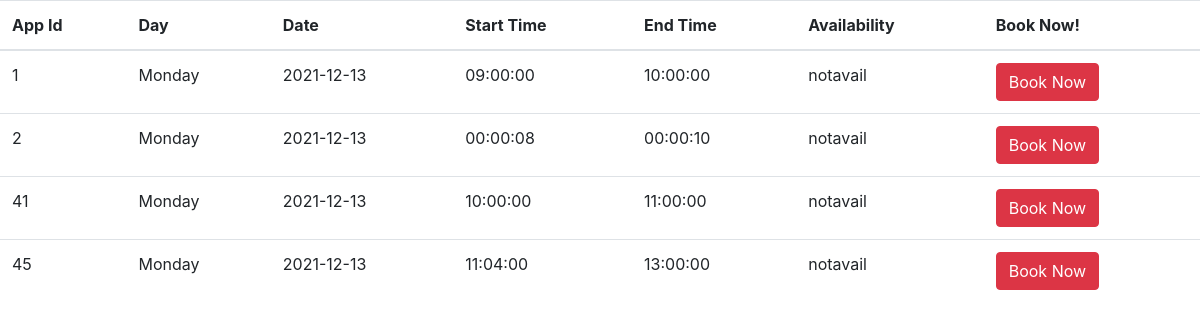
Screenshot of /getschedule.php with the database file from the repository.
### tables this page shows
CREATE TABLE `doctorschedule` (
  `scheduleId` int(11) NOT NULL,
  `scheduleDate` date NOT NULL,
  `scheduleDay` varchar(15) NOT NULL,
  `startTime` time NOT NULL,
  `endTime` time NOT NULL,
  `bookAvail` varchar(10) NOT NULL
);

### getschedule.php (the view, shortened to what this page needs)
<?php
include'connection.php';
$q = '2021-12-13';
$res = mysqli_query($con,"SELECT * FROM doctorschedule WHERE scheduleDate='2021-12-13'");
?>
<!DOCTYPE html>
<html lang="en">
    <head>
        <link href="assets/css/bootstrap.min.css" rel="stylesheet">
    </head>
    <body>
        <?php
        if (mysqli_num_rows($res)==0) {
        echo "<div class='alert alert-danger' role='alert'>Doctor is not available at the moment. Please try again later.</div>";
        } else {
        echo "   <table class='table table-hover'>";
            echo " <thead>";
                echo " <tr>";
                    echo " <th>App Id</th>";
                    echo " <th>Day</th>";
                    echo " <th>Date</th>";
                    echo "  <th>Start Time</th>";
                    echo "  <th>End Time</th>";
                    echo " <th>Availability</th>";
                    echo "  <th>Book Now!</th>";
                echo " </tr>";
            echo "  </thead>";
            echo "  <tbody>";
                while($row = mysqli_fetch_array($res)) {
                ?>
                <tr>
                    <?php
                    if ($row['bookAvail']!='available') {
                    $avail="danger";
                    $btnstate="disabled";
                    $btnclick="danger";
                    } else {
                    $avail="primary";
                    $btnstate="";
                    $btnclick="primary";
                    }
                    echo "<td>" . $row['scheduleId'] . "</td>";
                    echo "<td>" . $row['scheduleDay'] . "</td>";
                    echo "<td>" . $row['scheduleDate'] . "</td>";
                    echo "<td>" . $row['startTime'] . "</td>";
                    echo "<td>" . $row['endTime'] . "</td>";
                    echo "<td> <span class='label label-".$avail."'>". $row['bookAvail'] ."</span></td>";
                    echo "<td><a href='appointment.php?&appid=" . $row['scheduleId'] . "&scheduleDate=".$q."' class='btn btn-".$btnclick." btn-xs' role='button' ".$btnstate.">Book Now</a></td>";
                    ?>
                </tr>
                <?php
                }
                }
                ?>
            </tbody>
        </body>
    </html>

### rows the page displays
doctorschedule: scheduleId "1", scheduleDay "Monday", scheduleDate "2021-12-13", startTime "09:00:00", endTime "10:00:00", bookAvail "notavail"
doctorschedule: scheduleId "2", scheduleDay "Monday", scheduleDate "2021-12-13", startTime "00:00:08", endTime "00:00:10", bookAvail "notavail"
doctorschedule: scheduleId "41", scheduleDay "Monday", scheduleDate "2021-12-13", startTime "10:00:00", endTime "11:00:00", bookAvail "notavail"
doctorschedule: scheduleId "45", scheduleDay "Monday", scheduleDate "2021-12-13", startTime "11:04:00", endTime "13:00:00", bookAvail "notavail"
